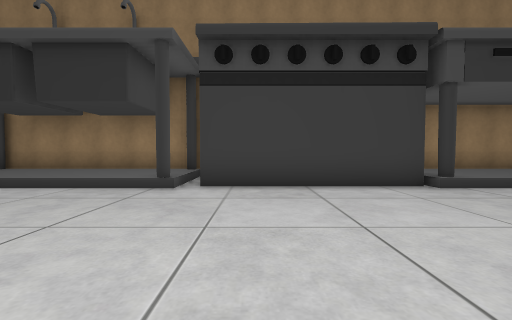
view 1 (above)

17 first-person views from a walk through a scene from a Unity 3-D project. The camera is 1.5 m above the floor, tilts 2° down and sees 90° across. The floor is counted in squares, 2 m on a side. Each view is taken from the middle of a square. On the plan, view 1 faces up. The plan holds only what a view shows up to about 9 squares ahead; the rest is blank. The place goes on beyond the plan. The player character is not drawn.

view 2
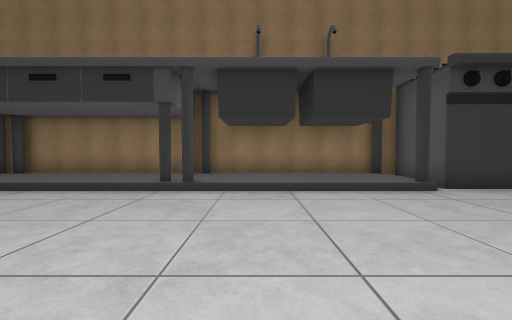

view 3
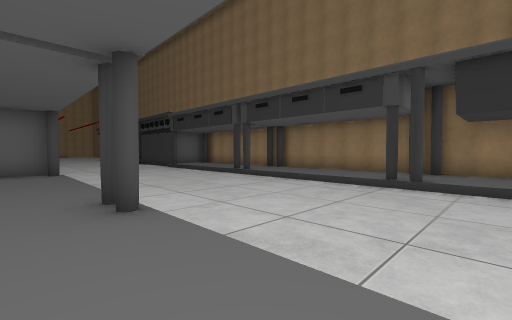

view 4
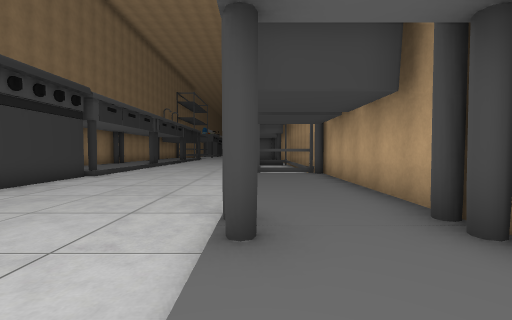

view 5
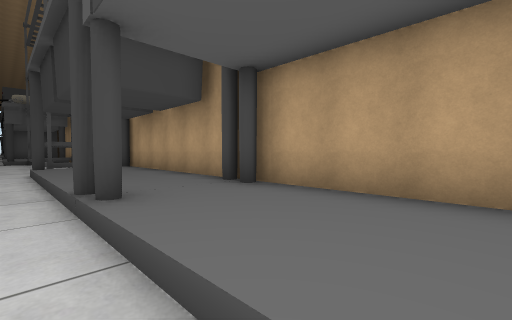

view 6
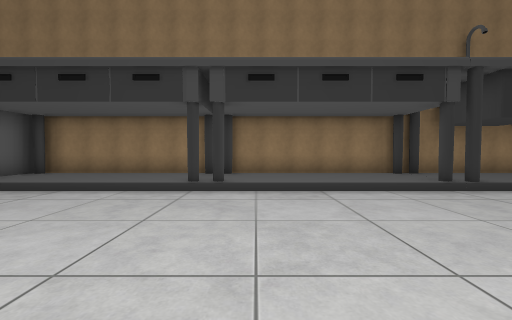

view 7
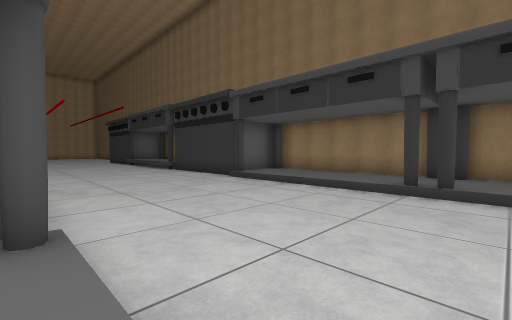

view 8
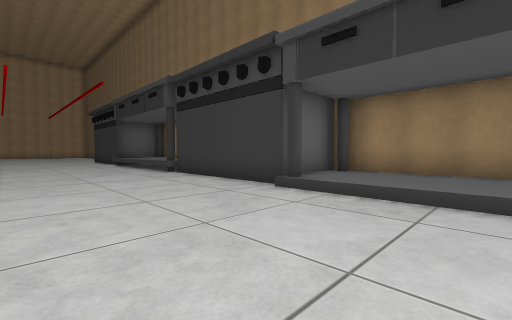

view 9
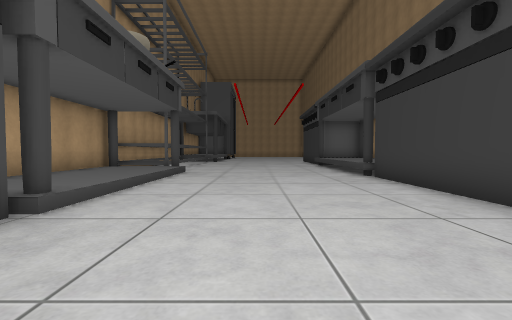

view 10
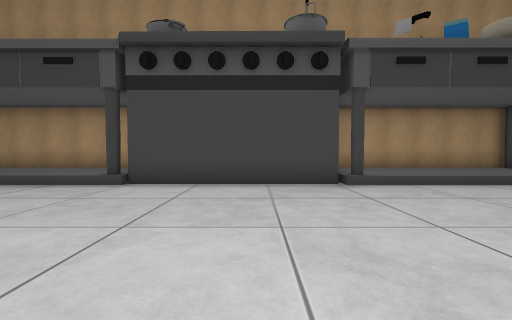

view 11
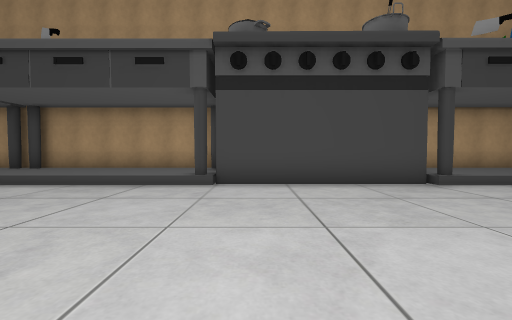

view 12
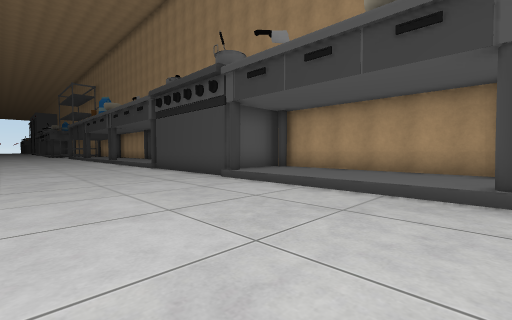

view 13
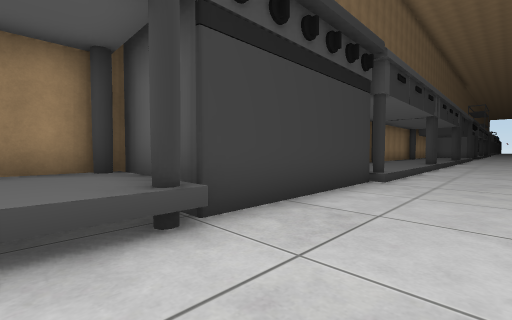

view 14
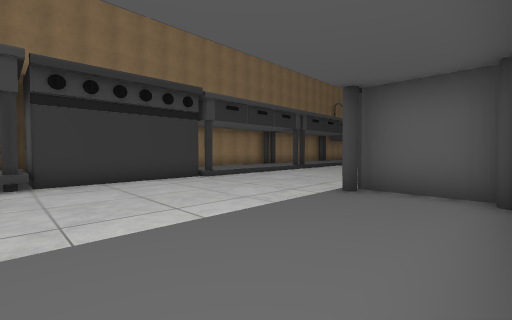

view 15
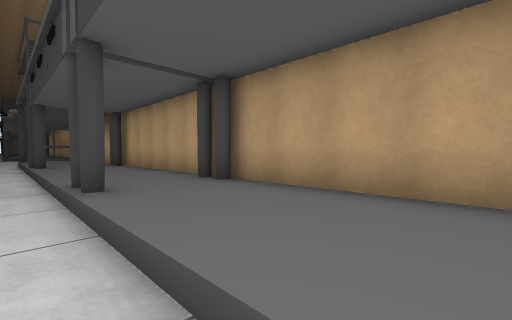

view 16
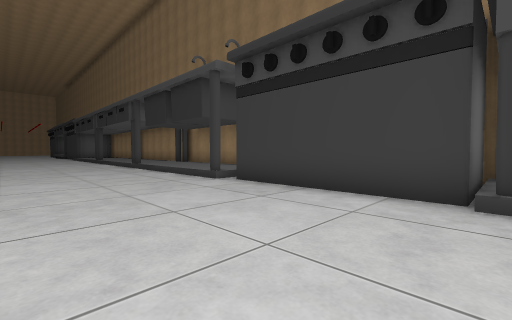

view 17
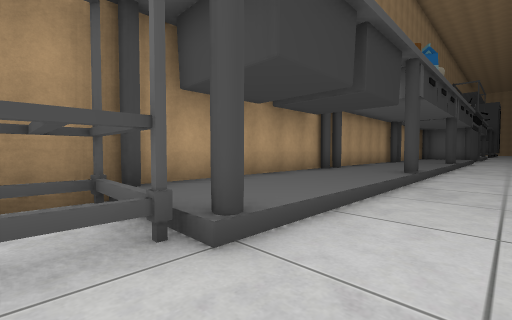

### Floor plan
Key: @ floor where view 1 was taken; # wall or solid block; x gap in a wall; . main floor; : floor 0.5 m higher than the main floor; / step, stairs or slope; = window, fence, low wall or low ledge; ^ raised ledge.
Columns run from 27 left of view 1 to 4 right of it. Each row starts with its distance up from view 1.
  8 ###   #####################   ##
  7 ^^#   #:::::::::::::::::::#   #:
  6 ^^#####:::::::::::::::::::#####:
  5 .......#/////#/////#/////#....#x
  4 ................................
  3 ................................
  2 ................................
  1 ................................
  0 ...........................@....
 -1 #:::::######:::::#::::::::::::#=
 -2 ::::::#    #::::::::::::::::::##
 -3 #:::::#    #:::::#:::::##:::::##
 -4 #######    ####################

Positions as (right, up) in squares from view 1, and headings:
1: (0, 0), facing up
2: (-6, -1), facing up
3: (-6, -2), facing up-left
4: (-6, -1), facing right
5: (-7, 0), facing down-right
6: (-13, -1), facing up
7: (-13, -1), facing up-left
8: (-17, 1), facing up-left
9: (-18, 2), facing left
10: (-19, 5), facing down
11: (-17, 5), facing down
12: (-27, 4), facing down-right
13: (-27, 3), facing up-right
14: (-26, -3), facing up-right
15: (-14, 0), facing down-right
16: (4, 1), facing up-left
17: (4, 1), facing down-left
